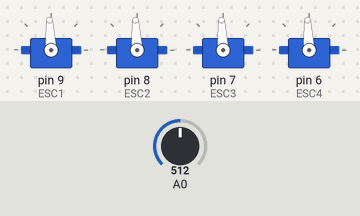
Simulated run of this sketch. Board: Arduino Uno, built with avr-gcc and run on an emulated ATmega328P. Shown: 4 × servo. Inputs (shaded band) come from the test bench; at power-on: A0 = 512.

Above: at 1.2 s.
1.3 s: A0 set to 716
At 2.5 s:
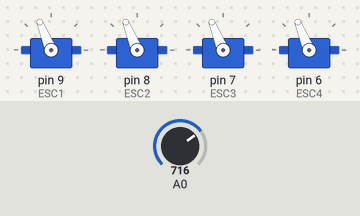
2.8 s: A0 set to 900
At 3.8 s:
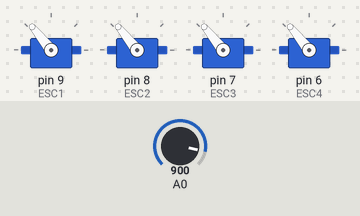
4.3 s: A0 set to 1023
At 4.9 s:
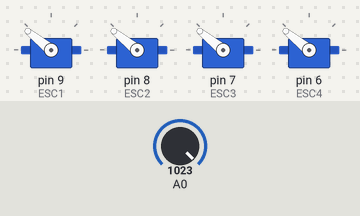
5.8 s: A0 set to 306
At 6.1 s:
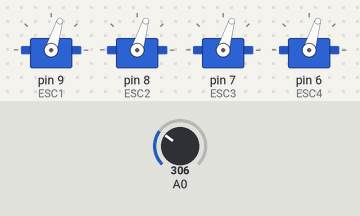
7.3 s: A0 set to 122
At 8.4 s:
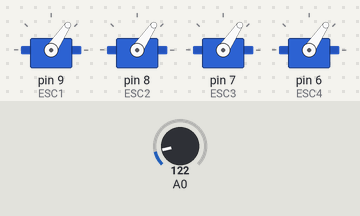
8.8 s: A0 set to 511
At 9.5 s:
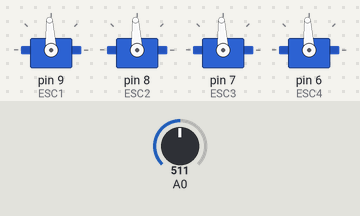
Timing chart, 0 to 11.3 s (numbered marks = the images above; inputs shaded):
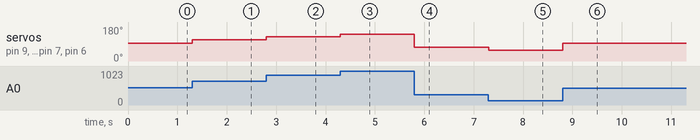

Measured:
- after the input at 1.3 s, servo on pin 9 (ESC1), servo on pin 8 (ESC2), servo on pin 7 (ESC3), servo on pin 6 (ESC4): 93° → 112° at once
- after the input at 2.8 s, servo on pin 9 (ESC1), servo on pin 8 (ESC2), servo on pin 7 (ESC3), servo on pin 6 (ESC4): 112° → 129° at once
- after the input at 4.3 s, servo on pin 9 (ESC1), servo on pin 8 (ESC2), servo on pin 7 (ESC3), servo on pin 6 (ESC4): 129° → 141° at once
- after the input at 5.8 s, servo on pin 9 (ESC1), servo on pin 8 (ESC2), servo on pin 7 (ESC3), servo on pin 6 (ESC4): 141° → 73° at once
- after the input at 7.3 s, servo on pin 9 (ESC1), servo on pin 8 (ESC2), servo on pin 7 (ESC3), servo on pin 6 (ESC4): 73° → 56° at once
- after the input at 8.8 s, servo on pin 9 (ESC1), servo on pin 8 (ESC2), servo on pin 7 (ESC3), servo on pin 6 (ESC4): 56° → 93° at once

The sketch:

potentiometer_test.ino
```cpp
#include<Servo.h>

Servo ESC1;
Servo ESC2;
Servo ESC3;
Servo ESC4;

void setup() {
  ESC1.attach(9);
  ESC2.attach(8);
  ESC3.attach(7);
  ESC4.attach(6);
  ESC1.writeMicroseconds(1000);
  ESC2.writeMicroseconds(1000);
  ESC3.writeMicroseconds(1000);
  ESC4.writeMicroseconds(1000);
  Serial.begin(9600);
}

void loop() {
  int val;
  val = analogRead(A0);
  val = map(val, 0, 1023, 1000, 2000);
  ESC1.writeMicroseconds(val);
  ESC2.writeMicroseconds(val);
  ESC3.writeMicroseconds(val);
  ESC4.writeMicroseconds(val);
}
```
